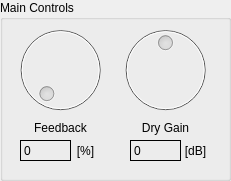
      <widget class="QGroupBox" name="groupBox_4">
       <property name="geometry">
        <rect>
         <x>10</x>
         <y>280</y>
         <width>231</width>
         <height>181</height>
        </rect>
       </property>
       <property name="title">
        <string>Main Controls</string>
       </property>
       <widget class="QLabel" name="label_115">
        <property name="geometry">
         <rect>
          <x>60</x>
          <y>140</y>
          <width>51</width>
          <height>21</height>
         </rect>
        </property>
        <property name="text">
         <string>[%]</string>
        </property>
        <property name="alignment">
         <set>Qt::AlignCenter</set>
        </property>
       </widget>
       <widget class="QDial" name="dial_dl_dry_gain">
        <property name="enabled">
         <bool>false</bool>
        </property>
        <property name="geometry">
         <rect>
          <x>110</x>
          <y>20</y>
          <width>111</width>
          <height>100</height>
         </rect>
        </property>
        <property name="toolTip">
         <string>&lt;html&gt;&lt;head/&gt;&lt;body&gt;&lt;p&gt;Gain of the original audio mixed at the output. Does not apply to Vibrato.&lt;/p&gt;&lt;/body&gt;&lt;/html&gt;</string>
        </property>
        <property name="minimum">
         <number>-10</number>
        </property>
        <property name="maximum">
         <number>10</number>
        </property>
       </widget>
       <widget class="QDial" name="dial_dl_feedback">
        <property name="enabled">
         <bool>false</bool>
        </property>
        <property name="geometry">
         <rect>
          <x>10</x>
          <y>20</y>
          <width>101</width>
          <height>100</height>
         </rect>
        </property>
        <property name="toolTip">
         <string>&lt;html&gt;&lt;head/&gt;&lt;body&gt;&lt;p&gt;Regeneration factor. Copies are heard as coloration of the input (similar to reverb). Does not apply to Vibrato.&lt;/p&gt;&lt;/body&gt;&lt;/html&gt;</string>
        </property>
        <property name="maximum">
         <number>99</number>
        </property>
       </widget>
       <widget class="QLabel" name="label_dl_feedback">
        <property name="geometry">
         <rect>
          <x>20</x>
          <y>140</y>
          <width>51</width>
          <height>21</height>
         </rect>
        </property>
        <property name="frameShape">
         <enum>QFrame::Box</enum>
        </property>
        <property name="frameShadow">
         <enum>QFrame::Plain</enum>
        </property>
        <property name="text">
         <string>0</string>
        </property>
       </widget>
       <widget class="QLabel" name="label_dl_dry_gain">
        <property name="geometry">
         <rect>
          <x>130</x>
          <y>140</y>
          <width>51</width>
          <height>21</height>
         </rect>
        </property>
        <property name="frameShape">
         <enum>QFrame::Box</enum>
        </property>
        <property name="frameShadow">
         <enum>QFrame::Plain</enum>
        </property>
        <property name="text">
         <string>0</string>
        </property>
       </widget>
       <widget class="QLabel" name="label_18">
        <property name="geometry">
         <rect>
          <x>30</x>
          <y>120</y>
          <width>61</width>
          <height>16</height>
         </rect>
        </property>
        <property name="text">
         <string>Feedback</string>
        </property>
        <property name="alignment">
         <set>Qt::AlignCenter</set>
        </property>
       </widget>
       <widget class="QLabel" name="label_58">
        <property name="geometry">
         <rect>
          <x>130</x>
          <y>120</y>
          <width>71</width>
          <height>16</height>
         </rect>
        </property>
        <property name="text">
         <string>Dry Gain</string>
        </property>
        <property name="alignment">
         <set>Qt::AlignCenter</set>
        </property>
       </widget>
       <widget class="QLabel" name="label_116">
        <property name="geometry">
         <rect>
          <x>170</x>
          <y>140</y>
          <width>51</width>
          <height>21</height>
         </rect>
        </property>
        <property name="text">
         <string>[dB]</string>
        </property>
        <property name="alignment">
         <set>Qt::AlignCenter</set>
        </property>
       </widget>
      </widget>
